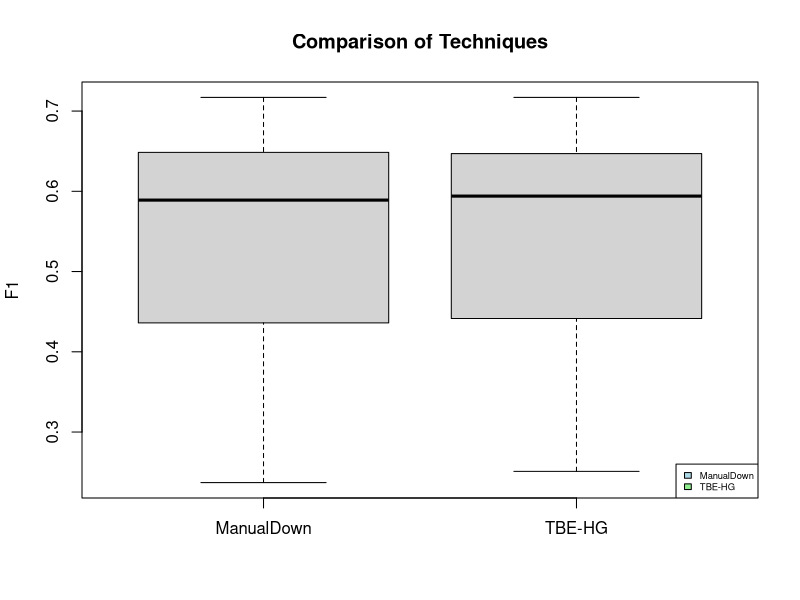

The R script that drew this image:
# 读取CSV文件
data <- read.csv("5-(TSUSC24Qiu)AUCandF1.csv", header = TRUE)

# 检查数据框的前几行，确保数据正确导入
head(data)

# 替换列名中的点为下划线
colnames(data) <- gsub("\\.", "_", colnames(data))

# 使用原始数据绘制箱型图
boxplot(data$ManualDown_F1,data$TBE_HG_F1,
        names=c("ManualDown", "TBE-HG"),
        main="Comparison of Techniques" , ylab="F1")

# 添加图例说明，并调整位置以避免遮挡图像
legend( legend=c("ManualDown", "TBE-HG"), 
        fill=c("lightblue", "lightgreen", "pink"),
        "bottomright",cex=0.565) # cex调整图例大小
